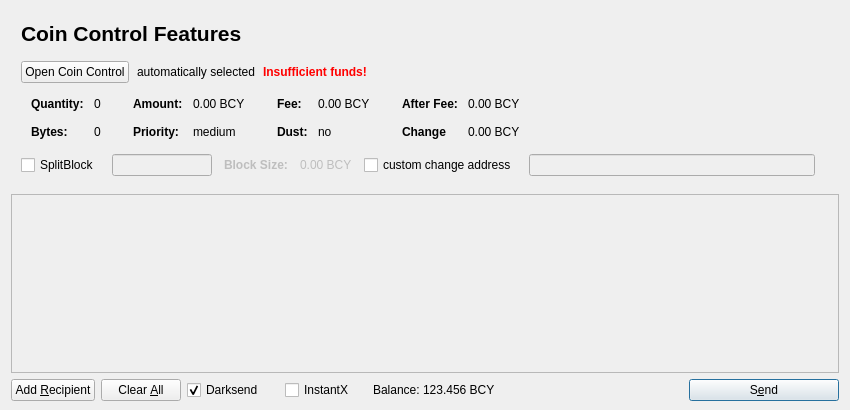
<?xml version="1.0" encoding="UTF-8"?>
<ui version="4.0">
 <class>SendCoinsDialog</class>
 <widget class="QDialog" name="SendCoinsDialog">
  <property name="geometry">
   <rect>
    <x>0</x>
    <y>0</y>
    <width>850</width>
    <height>410</height>
   </rect>
  </property>
  <property name="windowTitle">
   <string>Send Coins</string>
  </property>
  <property name="styleSheet">
   <string notr="true"/>
  </property>
  <layout class="QVBoxLayout" name="verticalLayout" stretch="0,1,0">
   <property name="bottomMargin">
    <number>9</number>
   </property>
   <item>
    <widget class="QFrame" name="frameCoinControl">
     <property name="sizePolicy">
      <sizepolicy hsizetype="Expanding" vsizetype="Expanding">
       <horstretch>0</horstretch>
       <verstretch>0</verstretch>
      </sizepolicy>
     </property>
     <property name="maximumSize">
      <size>
       <width>16777215</width>
       <height>16777215</height>
      </size>
     </property>
     <property name="frameShape">
      <enum>QFrame::NoFrame</enum>
     </property>
     <property name="frameShadow">
      <enum>QFrame::Plain</enum>
     </property>
     <property name="lineWidth">
      <number>0</number>
     </property>
     <layout class="QVBoxLayout" name="verticalLayoutCoinControl2">
      <property name="spacing">
       <number>6</number>
      </property>
      <property name="leftMargin">
       <number>0</number>
      </property>
      <property name="topMargin">
       <number>0</number>
      </property>
      <property name="rightMargin">
       <number>0</number>
      </property>
      <property name="bottomMargin">
       <number>6</number>
      </property>
      <item>
       <layout class="QVBoxLayout" name="verticalLayoutCoinControl" stretch="0,0,0,0,1">
        <property name="spacing">
         <number>0</number>
        </property>
        <property name="leftMargin">
         <number>10</number>
        </property>
        <property name="topMargin">
         <number>10</number>
        </property>
        <property name="bottomMargin">
         <number>5</number>
        </property>
        <item>
         <layout class="QHBoxLayout" name="horizontalLayoutCoinControl1">
          <property name="bottomMargin">
           <number>15</number>
          </property>
          <item>
           <widget class="QLabel" name="labelCoinControlFeatures">
            <property name="sizePolicy">
             <sizepolicy hsizetype="Preferred" vsizetype="Maximum">
              <horstretch>0</horstretch>
              <verstretch>0</verstretch>
             </sizepolicy>
            </property>
            <property name="font">
             <font>
              <pointsize>16</pointsize>
              <weight>75</weight>
              <bold>true</bold>
             </font>
            </property>
            <property name="text">
             <string>Coin Control Features</string>
            </property>
           </widget>
          </item>
         </layout>
        </item>
        <item>
         <layout class="QHBoxLayout" name="horizontalLayoutCoinControl2" stretch="0,0,0,0">
          <property name="spacing">
           <number>8</number>
          </property>
          <property name="bottomMargin">
           <number>10</number>
          </property>
          <item>
           <widget class="QPushButton" name="pushButtonCoinControl">
            <property name="styleSheet">
             <string notr="true"/>
            </property>
            <property name="text">
             <string>Open Coin Control</string>
            </property>
           </widget>
          </item>
          <item>
           <widget class="QLabel" name="labelCoinControlAutomaticallySelected">
            <property name="text">
             <string>automatically selected</string>
            </property>
            <property name="margin">
             <number>5</number>
            </property>
           </widget>
          </item>
          <item>
           <widget class="QLabel" name="labelCoinControlInsuffFunds">
            <property name="font">
             <font>
              <weight>75</weight>
              <bold>true</bold>
             </font>
            </property>
            <property name="styleSheet">
             <string notr="true">color:red;font-weight:bold;</string>
            </property>
            <property name="text">
             <string>Insufficient funds!</string>
            </property>
            <property name="margin">
             <number>5</number>
            </property>
           </widget>
          </item>
          <item>
           <spacer name="horizontalSpacerCoinControl">
            <property name="orientation">
             <enum>Qt::Horizontal</enum>
            </property>
            <property name="sizeHint" stdset="0">
             <size>
              <width>40</width>
              <height>1</height>
             </size>
            </property>
           </spacer>
          </item>
         </layout>
        </item>
        <item>
         <widget class="QWidget" name="widgetCoinControl" native="true">
          <property name="sizePolicy">
           <sizepolicy hsizetype="Preferred" vsizetype="Preferred">
            <horstretch>0</horstretch>
            <verstretch>0</verstretch>
           </sizepolicy>
          </property>
          <property name="minimumSize">
           <size>
            <width>0</width>
            <height>0</height>
           </size>
          </property>
          <property name="styleSheet">
           <string notr="true"/>
          </property>
          <layout class="QHBoxLayout" name="horizontalLayoutCoinControl5">
           <property name="leftMargin">
            <number>0</number>
           </property>
           <property name="topMargin">
            <number>0</number>
           </property>
           <property name="rightMargin">
            <number>0</number>
           </property>
           <property name="bottomMargin">
            <number>0</number>
           </property>
           <item>
            <layout class="QHBoxLayout" name="horizontalLayoutCoinControl3" stretch="0,0,0,1">
             <property name="spacing">
              <number>20</number>
             </property>
             <property name="topMargin">
              <number>0</number>
             </property>
             <property name="bottomMargin">
              <number>10</number>
             </property>
             <item>
              <layout class="QFormLayout" name="formLayoutCoinControl1">
               <property name="horizontalSpacing">
                <number>10</number>
               </property>
               <property name="verticalSpacing">
                <number>14</number>
               </property>
               <property name="leftMargin">
                <number>10</number>
               </property>
               <property name="topMargin">
                <number>4</number>
               </property>
               <property name="rightMargin">
                <number>6</number>
               </property>
               <item row="0" column="0">
                <widget class="QLabel" name="labelCoinControlQuantityText">
                 <property name="font">
                  <font>
                   <weight>75</weight>
                   <bold>true</bold>
                  </font>
                 </property>
                 <property name="text">
                  <string>Quantity:</string>
                 </property>
                 <property name="margin">
                  <number>0</number>
                 </property>
                </widget>
               </item>
               <item row="0" column="1">
                <widget class="QLabel" name="labelCoinControlQuantity">
                 <property name="cursor">
                  <cursorShape>IBeamCursor</cursorShape>
                 </property>
                 <property name="contextMenuPolicy">
                  <enum>Qt::ActionsContextMenu</enum>
                 </property>
                 <property name="text">
                  <string>0</string>
                 </property>
                 <property name="margin">
                  <number>0</number>
                 </property>
                 <property name="textInteractionFlags">
                  <set>Qt::LinksAccessibleByMouse|Qt::TextSelectableByKeyboard|Qt::TextSelectableByMouse</set>
                 </property>
                </widget>
               </item>
               <item row="1" column="0">
                <widget class="QLabel" name="labelCoinControlBytesText">
                 <property name="font">
                  <font>
                   <weight>75</weight>
                   <bold>true</bold>
                  </font>
                 </property>
                 <property name="text">
                  <string>Bytes:</string>
                 </property>
                </widget>
               </item>
               <item row="1" column="1">
                <widget class="QLabel" name="labelCoinControlBytes">
                 <property name="cursor">
                  <cursorShape>IBeamCursor</cursorShape>
                 </property>
                 <property name="contextMenuPolicy">
                  <enum>Qt::ActionsContextMenu</enum>
                 </property>
                 <property name="text">
                  <string>0</string>
                 </property>
                 <property name="textInteractionFlags">
                  <set>Qt::LinksAccessibleByMouse|Qt::TextSelectableByKeyboard|Qt::TextSelectableByMouse</set>
                 </property>
                </widget>
               </item>
              </layout>
             </item>
             <item>
              <layout class="QFormLayout" name="formLayoutCoinControl2">
               <property name="horizontalSpacing">
                <number>10</number>
               </property>
               <property name="verticalSpacing">
                <number>14</number>
               </property>
               <property name="leftMargin">
                <number>6</number>
               </property>
               <property name="topMargin">
                <number>4</number>
               </property>
               <property name="rightMargin">
                <number>6</number>
               </property>
               <item row="0" column="0">
                <widget class="QLabel" name="labelCoinControlAmountText">
                 <property name="font">
                  <font>
                   <weight>75</weight>
                   <bold>true</bold>
                  </font>
                 </property>
                 <property name="text">
                  <string>Amount:</string>
                 </property>
                 <property name="margin">
                  <number>0</number>
                 </property>
                </widget>
               </item>
               <item row="0" column="1">
                <widget class="QLabel" name="labelCoinControlAmount">
                 <property name="cursor">
                  <cursorShape>IBeamCursor</cursorShape>
                 </property>
                 <property name="contextMenuPolicy">
                  <enum>Qt::ActionsContextMenu</enum>
                 </property>
                 <property name="text">
                  <string>0.00 BCY</string>
                 </property>
                 <property name="textInteractionFlags">
                  <set>Qt::LinksAccessibleByMouse|Qt::TextSelectableByKeyboard|Qt::TextSelectableByMouse</set>
                 </property>
                </widget>
               </item>
               <item row="1" column="0">
                <widget class="QLabel" name="labelCoinControlPriorityText">
                 <property name="font">
                  <font>
                   <weight>75</weight>
                   <bold>true</bold>
                  </font>
                 </property>
                 <property name="text">
                  <string>Priority:</string>
                 </property>
                </widget>
               </item>
               <item row="1" column="1">
                <widget class="QLabel" name="labelCoinControlPriority">
                 <property name="cursor">
                  <cursorShape>IBeamCursor</cursorShape>
                 </property>
                 <property name="contextMenuPolicy">
                  <enum>Qt::ActionsContextMenu</enum>
                 </property>
                 <property name="text">
                  <string>medium</string>
                 </property>
                 <property name="textInteractionFlags">
                  <set>Qt::LinksAccessibleByMouse|Qt::TextSelectableByKeyboard|Qt::TextSelectableByMouse</set>
                 </property>
                </widget>
               </item>
              </layout>
             </item>
             <item>
              <layout class="QFormLayout" name="formLayoutCoinControl3">
               <property name="horizontalSpacing">
                <number>10</number>
               </property>
               <property name="verticalSpacing">
                <number>14</number>
               </property>
               <property name="leftMargin">
                <number>6</number>
               </property>
               <property name="topMargin">
                <number>4</number>
               </property>
               <property name="rightMargin">
                <number>6</number>
               </property>
               <item row="0" column="0">
                <widget class="QLabel" name="labelCoinControlFeeText">
                 <property name="font">
                  <font>
                   <weight>75</weight>
                   <bold>true</bold>
                  </font>
                 </property>
                 <property name="text">
                  <string>Fee:</string>
                 </property>
                 <property name="margin">
                  <number>0</number>
                 </property>
                </widget>
               </item>
               <item row="0" column="1">
                <widget class="QLabel" name="labelCoinControlFee">
                 <property name="cursor">
                  <cursorShape>IBeamCursor</cursorShape>
                 </property>
                 <property name="contextMenuPolicy">
                  <enum>Qt::ActionsContextMenu</enum>
                 </property>
                 <property name="text">
                  <string>0.00 BCY</string>
                 </property>
                 <property name="textInteractionFlags">
                  <set>Qt::LinksAccessibleByMouse|Qt::TextSelectableByKeyboard|Qt::TextSelectableByMouse</set>
                 </property>
                </widget>
               </item>
               <item row="1" column="0">
                <widget class="QLabel" name="labelCoinControlLowOutputText">
                 <property name="font">
                  <font>
                   <weight>75</weight>
                   <bold>true</bold>
                  </font>
                 </property>
                 <property name="text">
                  <string>Dust:</string>
                 </property>
                </widget>
               </item>
               <item row="1" column="1">
                <widget class="QLabel" name="labelCoinControlLowOutput">
                 <property name="cursor">
                  <cursorShape>IBeamCursor</cursorShape>
                 </property>
                 <property name="contextMenuPolicy">
                  <enum>Qt::ActionsContextMenu</enum>
                 </property>
                 <property name="text">
                  <string>no</string>
                 </property>
                 <property name="textInteractionFlags">
                  <set>Qt::LinksAccessibleByMouse|Qt::TextSelectableByKeyboard|Qt::TextSelectableByMouse</set>
                 </property>
                </widget>
               </item>
              </layout>
             </item>
             <item>
              <layout class="QFormLayout" name="formLayoutCoinControl4">
               <property name="fieldGrowthPolicy">
                <enum>QFormLayout::AllNonFixedFieldsGrow</enum>
               </property>
               <property name="rowWrapPolicy">
                <enum>QFormLayout::DontWrapRows</enum>
               </property>
               <property name="horizontalSpacing">
                <number>10</number>
               </property>
               <property name="verticalSpacing">
                <number>14</number>
               </property>
               <property name="leftMargin">
                <number>6</number>
               </property>
               <property name="topMargin">
                <number>4</number>
               </property>
               <property name="rightMargin">
                <number>6</number>
               </property>
               <item row="0" column="0">
                <widget class="QLabel" name="labelCoinControlAfterFeeText">
                 <property name="font">
                  <font>
                   <weight>75</weight>
                   <bold>true</bold>
                  </font>
                 </property>
                 <property name="text">
                  <string>After Fee:</string>
                 </property>
                 <property name="margin">
                  <number>0</number>
                 </property>
                </widget>
               </item>
               <item row="1" column="0">
                <widget class="QLabel" name="labelCoinControlChangeText">
                 <property name="font">
                  <font>
                   <weight>75</weight>
                   <bold>true</bold>
                  </font>
                 </property>
                 <property name="text">
                  <string>Change</string>
                 </property>
                </widget>
               </item>
               <item row="1" column="1">
                <widget class="QLabel" name="labelCoinControlChange">
                 <property name="cursor">
                  <cursorShape>IBeamCursor</cursorShape>
                 </property>
                 <property name="contextMenuPolicy">
                  <enum>Qt::ActionsContextMenu</enum>
                 </property>
                 <property name="text">
                  <string>0.00 BCY</string>
                 </property>
                 <property name="textInteractionFlags">
                  <set>Qt::LinksAccessibleByMouse|Qt::TextSelectableByKeyboard|Qt::TextSelectableByMouse</set>
                 </property>
                </widget>
               </item>
               <item row="0" column="1">
                <widget class="QLabel" name="labelCoinControlAfterFee">
                 <property name="cursor">
                  <cursorShape>IBeamCursor</cursorShape>
                 </property>
                 <property name="contextMenuPolicy">
                  <enum>Qt::ActionsContextMenu</enum>
                 </property>
                 <property name="text">
                  <string>0.00 BCY</string>
                 </property>
                 <property name="textInteractionFlags">
                  <set>Qt::LinksAccessibleByMouse|Qt::TextSelectableByKeyboard|Qt::TextSelectableByMouse</set>
                 </property>
                </widget>
               </item>
              </layout>
             </item>
            </layout>
           </item>
          </layout>
         </widget>
        </item>
        <item>
         <layout class="QHBoxLayout" name="horizontalLayoutCoinControl4" stretch="0,0,0,0,0,0,0">
          <property name="spacing">
           <number>12</number>
          </property>
          <property name="sizeConstraint">
           <enum>QLayout::SetDefaultConstraint</enum>
          </property>
          <property name="topMargin">
           <number>5</number>
          </property>
          <property name="rightMargin">
           <number>5</number>
          </property>
          <item>
           <widget class="QCheckBox" name="splitBlockCheckBox">
            <property name="text">
             <string>SplitBlock</string>
            </property>
           </widget>
          </item>
          <item>
           <widget class="QLineEdit" name="splitBlockLineEdit">
            <property name="enabled">
             <bool>false</bool>
            </property>
            <property name="sizePolicy">
             <sizepolicy hsizetype="Fixed" vsizetype="Fixed">
              <horstretch>0</horstretch>
              <verstretch>0</verstretch>
             </sizepolicy>
            </property>
            <property name="maximumSize">
             <size>
              <width>100</width>
              <height>16777215</height>
             </size>
            </property>
           </widget>
          </item>
          <item>
           <widget class="QLabel" name="labelBlockSizeText">
            <property name="enabled">
             <bool>false</bool>
            </property>
            <property name="font">
             <font>
              <weight>75</weight>
              <bold>true</bold>
             </font>
            </property>
            <property name="text">
             <string>Block Size:</string>
            </property>
           </widget>
          </item>
          <item>
           <widget class="QLabel" name="labelBlockSize">
            <property name="enabled">
             <bool>false</bool>
            </property>
            <property name="text">
             <string>0.00 BCY</string>
            </property>
           </widget>
          </item>
          <item>
           <widget class="QCheckBox" name="checkBoxCoinControlChange">
            <property name="text">
             <string>custom change address</string>
            </property>
           </widget>
          </item>
          <item>
           <widget class="QLineEdit" name="lineEditCoinControlChange">
            <property name="enabled">
             <bool>false</bool>
            </property>
            <property name="sizePolicy">
             <sizepolicy hsizetype="Expanding" vsizetype="Fixed">
              <horstretch>0</horstretch>
              <verstretch>0</verstretch>
             </sizepolicy>
            </property>
           </widget>
          </item>
          <item>
           <widget class="QLabel" name="labelCoinControlChangeLabel">
            <property name="sizePolicy">
             <sizepolicy hsizetype="Preferred" vsizetype="Expanding">
              <horstretch>0</horstretch>
              <verstretch>0</verstretch>
             </sizepolicy>
            </property>
            <property name="minimumSize">
             <size>
              <width>0</width>
              <height>0</height>
             </size>
            </property>
            <property name="text">
             <string/>
            </property>
            <property name="margin">
             <number>3</number>
            </property>
           </widget>
          </item>
         </layout>
        </item>
        <item>
         <spacer name="verticalSpacerCoinControl">
          <property name="orientation">
           <enum>Qt::Vertical</enum>
          </property>
          <property name="sizeHint" stdset="0">
           <size>
            <width>800</width>
            <height>1</height>
           </size>
          </property>
         </spacer>
        </item>
       </layout>
      </item>
     </layout>
    </widget>
   </item>
   <item>
    <widget class="QScrollArea" name="scrollArea">
     <property name="frameShape">
      <enum>QFrame::StyledPanel</enum>
     </property>
     <property name="frameShadow">
      <enum>QFrame::Plain</enum>
     </property>
     <property name="lineWidth">
      <number>0</number>
     </property>
     <property name="widgetResizable">
      <bool>true</bool>
     </property>
     <widget class="QWidget" name="scrollAreaWidgetContents">
      <property name="geometry">
       <rect>
        <x>0</x>
        <y>0</y>
        <width>824</width>
        <height>142</height>
       </rect>
      </property>
      <layout class="QVBoxLayout" name="verticalLayout_2">
       <property name="leftMargin">
        <number>0</number>
       </property>
       <property name="topMargin">
        <number>0</number>
       </property>
       <property name="rightMargin">
        <number>0</number>
       </property>
       <property name="bottomMargin">
        <number>0</number>
       </property>
       <item>
        <layout class="QVBoxLayout" name="entries">
         <property name="spacing">
          <number>6</number>
         </property>
        </layout>
       </item>
       <item>
        <spacer name="verticalSpacer">
         <property name="orientation">
          <enum>Qt::Vertical</enum>
         </property>
         <property name="sizeHint" stdset="0">
          <size>
           <width>20</width>
           <height>40</height>
          </size>
         </property>
        </spacer>
       </item>
      </layout>
     </widget>
    </widget>
   </item>
   <item>
    <layout class="QHBoxLayout" name="horizontalLayout">
     <item>
      <widget class="QPushButton" name="addButton">
       <property name="toolTip">
        <string>Send to multiple recipients at once</string>
       </property>
       <property name="text">
        <string>Add &amp;Recipient</string>
       </property>
       <property name="icon">
        <iconset resource="../bitcoin.qrc">
         <normaloff>:/icons/add</normaloff>:/icons/add</iconset>
       </property>
       <property name="autoDefault">
        <bool>false</bool>
       </property>
      </widget>
     </item>
     <item>
      <widget class="QPushButton" name="clearButton">
       <property name="sizePolicy">
        <sizepolicy hsizetype="Minimum" vsizetype="Fixed">
         <horstretch>0</horstretch>
         <verstretch>0</verstretch>
        </sizepolicy>
       </property>
       <property name="toolTip">
        <string>Remove all transaction fields</string>
       </property>
       <property name="text">
        <string>Clear &amp;All</string>
       </property>
       <property name="icon">
        <iconset resource="../bitcoin.qrc">
         <normaloff>:/icons/remove</normaloff>:/icons/remove</iconset>
       </property>
       <property name="autoRepeatDelay">
        <number>300</number>
       </property>
       <property name="autoDefault">
        <bool>false</bool>
       </property>
      </widget>
     </item>
     <item>
      <layout class="QHBoxLayout" name="layoutMasternodeFeatures">
       <property name="spacing">
        <number>3</number>
       </property>
       <item>
        <widget class="QCheckBox" name="checkUseDarksend">
         <property name="minimumSize">
          <size>
           <width>95</width>
           <height>0</height>
          </size>
         </property>
         <property name="text">
          <string>Darksend</string>
         </property>
         <property name="checked">
          <bool>true</bool>
         </property>
        </widget>
       </item>
       <item>
        <widget class="QCheckBox" name="checkInstantX">
         <property name="enabled">
          <bool>true</bool>
         </property>
         <property name="minimumSize">
          <size>
           <width>85</width>
           <height>0</height>
          </size>
         </property>
         <property name="text">
          <string>InstantX</string>
         </property>
        </widget>
       </item>
       <item>
        <widget class="QLabel" name="label">
         <property name="sizePolicy">
          <sizepolicy hsizetype="Preferred" vsizetype="Fixed">
           <horstretch>0</horstretch>
           <verstretch>0</verstretch>
          </sizepolicy>
         </property>
         <property name="text">
          <string>Balance:</string>
         </property>
        </widget>
       </item>
       <item>
        <widget class="QLabel" name="labelBalance">
         <property name="sizePolicy">
          <sizepolicy hsizetype="Preferred" vsizetype="Fixed">
           <horstretch>0</horstretch>
           <verstretch>0</verstretch>
          </sizepolicy>
         </property>
         <property name="cursor">
          <cursorShape>IBeamCursor</cursorShape>
         </property>
         <property name="text">
          <string>123.456 BCY</string>
         </property>
         <property name="textInteractionFlags">
          <set>Qt::LinksAccessibleByMouse|Qt::TextSelectableByKeyboard|Qt::TextSelectableByMouse</set>
         </property>
        </widget>
       </item>
      </layout>
     </item>
     <item>
      <spacer name="horizontalSpacer">
       <property name="orientation">
        <enum>Qt::Horizontal</enum>
       </property>
       <property name="sizeHint" stdset="0">
        <size>
         <width>40</width>
         <height>20</height>
        </size>
       </property>
      </spacer>
     </item>
     <item>
      <widget class="QPushButton" name="sendButton">
       <property name="minimumSize">
        <size>
         <width>150</width>
         <height>0</height>
        </size>
       </property>
       <property name="toolTip">
        <string>Confirm the send action</string>
       </property>
       <property name="text">
        <string>S&amp;end</string>
       </property>
       <property name="icon">
        <iconset resource="../bitcoin.qrc">
         <normaloff>:/icons/send</normaloff>:/icons/send</iconset>
       </property>
       <property name="default">
        <bool>true</bool>
       </property>
      </widget>
     </item>
    </layout>
   </item>
  </layout>
 </widget>
 <resources>
  <include location="../bitcoin.qrc"/>
 </resources>
 <connections/>
</ui>
